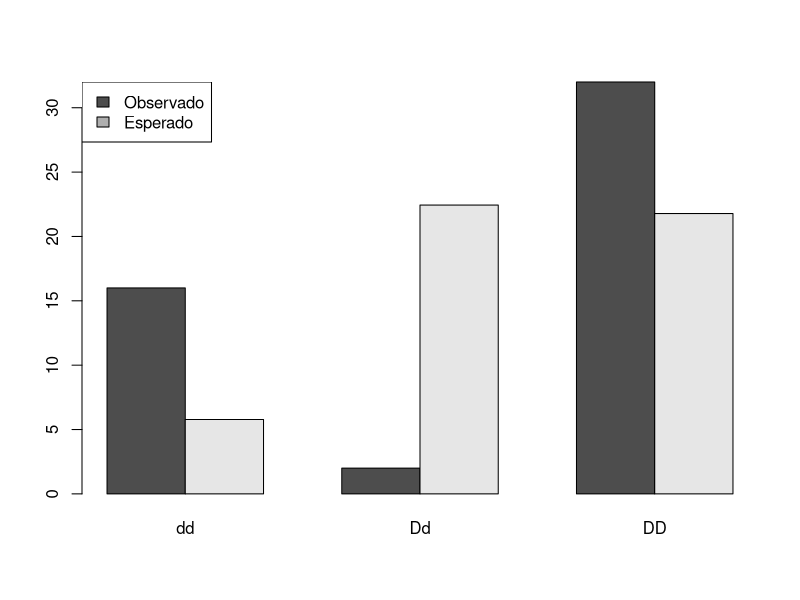
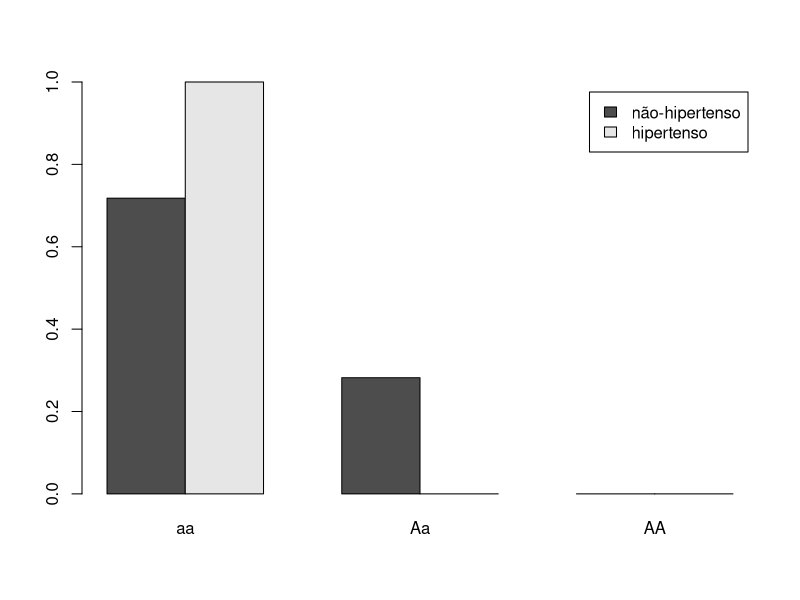
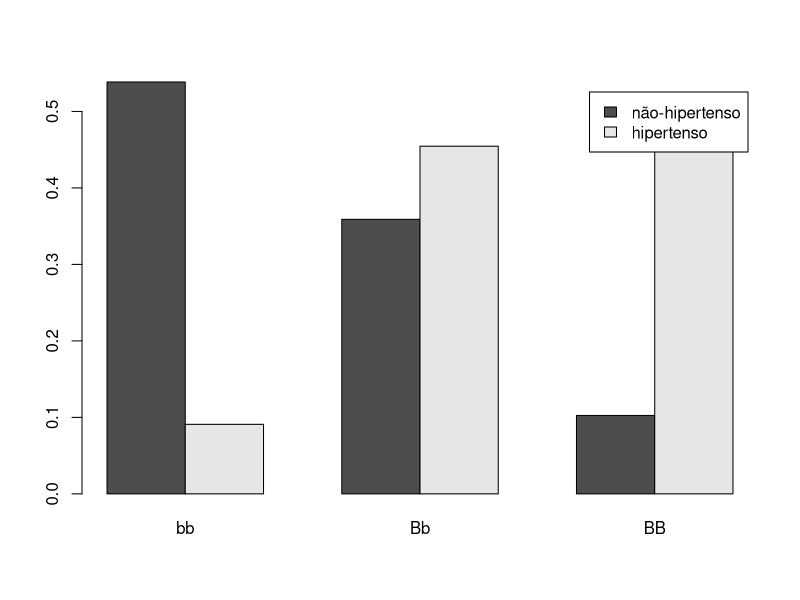
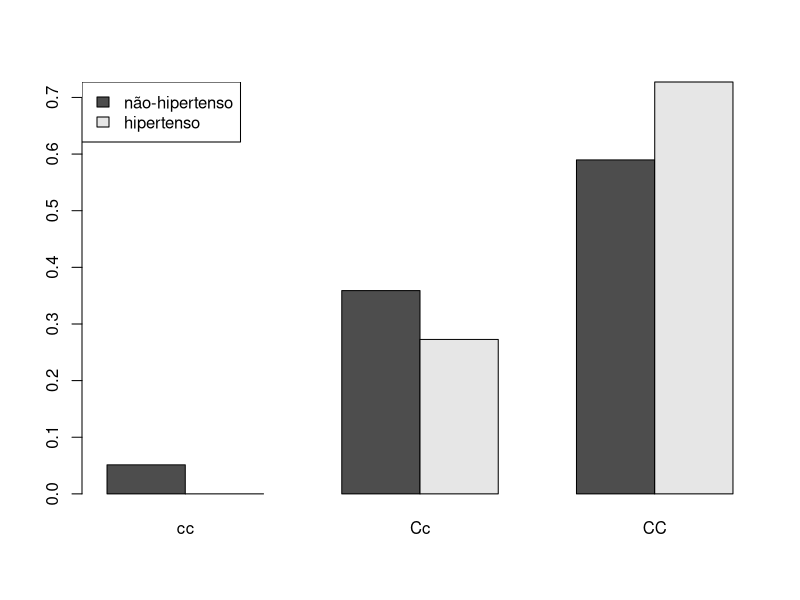

Write the R code that produced these figures, in order.
## ---- chunk 1
knitr::opts_chunk$set(prompt = TRUE,
                      warning = FALSE)
set.seed(551991)
## ---- chunk 2
##dados disponíveis no arquivo cf.tsv
cf <- read.table('cf.tsv', header = T)
## resumo dos dados disponíveis
summary(cf)
## ---- chunk 3
has_hbp <- cf$hbp == "sim"
## frequência de hipertensão
mean(has_hbp)
## Visto que estamos comparando a frequência de uma variável
## binomial, usamos o teste binomial para comparar com a
## frequência observada.
binom.test(table(has_hbp), p=(1-0.16))
## ---- chunk 4
## definir função para calcular hardy-weinberg
hw <- function(obs) {
    n <- sum(obs)
    p <- (2 * obs[1] + obs[2]) / (2*n)
    exp <- c(p^2, 2 * p * (1-p), (1-p)^2) * n
    chi <- sum((obs-exp)^2/exp)
    c("chi.squared" = chi, "p.value" = pchisq(chi, df=1, lower.tail = FALSE))
}
## calcula-se o desequilibrio para os polimorfismos:
## enosa, mas primeiramente precisamos corrigir a variavel
## para incluir AA
cf$enosa <- factor(cf$enosa, levels = c("aa", "Aa", "AA"))
hw(table(cf$enosa))
## enosb
hw(table(cf$enosb))
## enosc
hw(table(cf$enosc))
## enosd
hw(table(cf$enosd))
## como enosd apresentou um desvio significativo, vamos ilustrar
## a frequência observada ao lado da esperada para visualizar a
## diferença.
obs <- table(cf$enosd)
p   <- (2 * obs[1] + obs[2]) / (2*sum(obs))
exp <- c(p^2, 2 * p * (1-p), (1-p)^2) * sum(obs)

barplot(rbind(obs, exp), beside = T)
legend("topleft", c("Observado", "Esperado"), fill = gray.colors(3))
## ---- chunk 5
## enosa
## gera e imprimi a tabela de confusão.
addmargins(enosa <- table(cf$hbp, cf$enosa))
## avalia se existe associação.
chisq.test(enosa)
## ilustra a relação.
barplot(prop.table(enosa, 1), beside = TRUE,
        legend = c("não-hipertenso", "hipertenso"))

## enosb
## gera e imprimi a tabela de confusão.
addmargins(enosb <- table(cf$hbp, cf$enosb))
## avalia se existe associação.
chisq.test(enosb)
## ilustra a relação.
barplot(prop.table(enosb, 1), beside = TRUE,
        legend = c("não-hipertenso", "hipertenso"))

## enosc
## gera e imprimi a tabela de confusão.
addmargins(enosc <- table(cf$hbp, cf$enosc))
## avalia se existe associação.
chisq.test(enosc)
## ilustra a relação.
barplot(prop.table(enosc, 1), beside = TRUE)
legend("topleft", c("não-hipertenso", "hipertenso"), fill = gray.colors(2))
